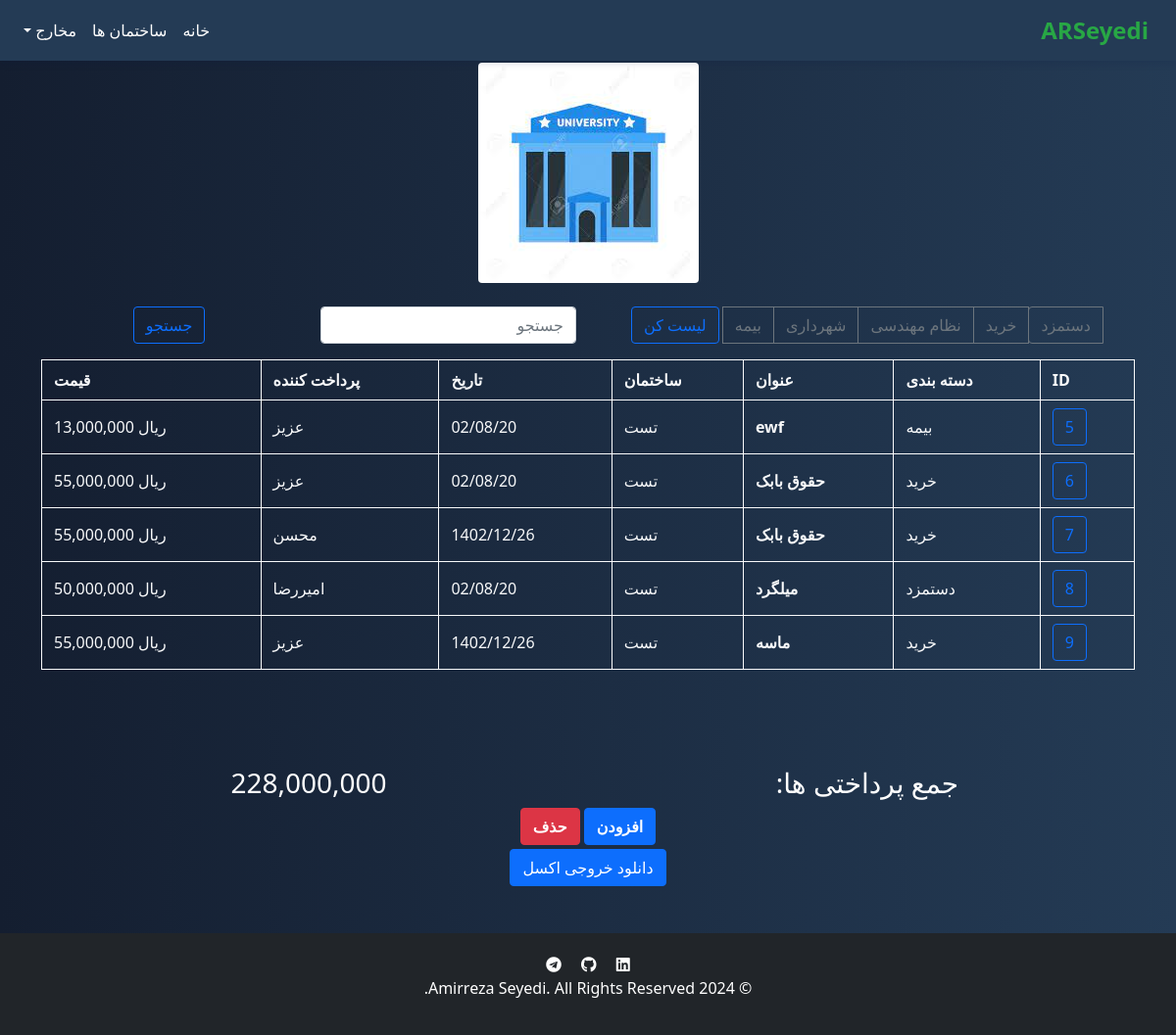
/building/buildings/3/, run on the app's committed database.
### building/models.py (models this page shows, shortened)
class Building(models.Model):
    id = models.AutoField(primary_key=True, unique=True)
    title = models.CharField(max_length=255, null=False)
    address = models.CharField(max_length=255, null=False)
    floor = models.IntegerField(null=False, default=1)
    area = models.FloatField(null=False, default=0)
    licence = models.CharField(max_length=10, null=False)
    image = models.ImageField(upload_to='course', null=True, blank=True)
    def __str__(self):
        return self.title
    class Meta:
        ordering = ['area']

class Spent(models.Model):
    id = models.AutoField(primary_key=True, unique=True)
    category = models.CharField(max_length=255, blank=False, null=False)
    subject = models.CharField(max_length=255, blank=False, null=False)
    building = models.CharField(max_length=255, blank=False, null=False)
    date = models.CharField(max_length=5, blank=False, null=False)
    payer = models.CharField(max_length=255, blank=False, null=False)
    price = models.IntegerField(blank=False, null=False)
    class Meta:
        ordering = ['id']

### building/views.py (the view)
# urls.py: path("buildings/<int:pk>/", views.building_info, name="building_info"),
def building_info(request, pk):
    buildings = Building.objects.all()
    buildings_pk = Building.objects.get(pk=pk)
    spent_pk = Spent.objects.filter(building=buildings_pk)
    total_price = Spent.objects.filter(building=buildings_pk).aggregate(total_price=Sum('price'))
    total_price = list(total_price.values())[0]
    return render(request, 'building_info.html', {'building': buildings_pk,
                                                  'building_spent': list(spent_pk),
                                                  'total_price': total_price,
                                                  'buildings': buildings,
                                                  'building_name': buildings_pk})

### building/templates/building_info.html (shortened to what this page needs)
{% extends "home.html" %}
{% block content %}
{% load humanize %}
<html lang="en" dir="rtl">
<head>
</head>
    <nav class="navbar navbar-expand-lg navbar-dark fixed-top">
        <div class="container-fluid">
            <a class="navbar-brand" href="{% url 'index' %}">ARSeyedi</a>
            <div class="collapse navbar-collapse justify-content-end" id="navbarNav">
                <ul class="navbar-nav">
                    <li class="nav-item">
                        <a class="nav-link" href="{% url 'building_main' %}">خانه</a>
                    </li>
                    <li class="nav-item">
                        <a class="nav-link" href="{% url 'buildings' %}">ساختمان ها</a>
                    </li>
                    <li class="nav-item dropdown">
                      <a class="nav-link dropdown-toggle" href="#" id="navbarDropdown" role="button" data-bs-toggle="dropdown" aria-expanded="false">
                        مخارج
                      </a>
                  </li>
                </ul>
            </div>
        </div>
    </nav>
    <img src="{{ building.image.url }}" class="img-fluid rounded mt-3" alt="hani be">
    <div class="row mt-4">
        <div class="col">
            <form action="{% url 'sorted_spent' %}" method="post">
                <div class="btn-group" role="group" aria-label="Basic radio toggle button group" name="category">
                    <label class="btn btn-outline-secondary" for="salary">دستمزد</label>
                    <label class="btn btn-outline-secondary" for="buy">خرید</label>
                    <label class="btn btn-outline-secondary" for="nezam">نظام مهندسی</label>
                    <label class="btn btn-outline-secondary" for="municipality">شهرداری</label>
                    <label class="btn btn-outline-secondary" for="insurance">بیمه</label>
                </div>
                <button class="btn btn-outline-primary" type="submit">لیست کن</button>
            </form>
        </div>
        <div class="col">
                <form class="form-inline" action="{% url 'search_spent' %}" method="post">
                    <div class="row">
                        <div class="col">
                            <input class="form-control mr-sm-2" type="text" name="search" placeholder="جستجو" aria-label="Search">
                        </div>
                        <div class="col">
                            <button class="btn btn-outline-primary" type="submit">جستجو</button>
                        </div>
                    </div>
                </form>
        </div>
    </div>
    <div class="table-responsive mt-3 vh-100" style="max-height: 400px; overflow-y: auto;">
      <table class="text-light">
          <thead>
                  <tr>
                    <th scope="col">ID</th>
                    <th scope="col">دسته بندی</th>
                    <th scope="col">عنوان</th>
                    <th scope="col">ساختمان</th>
                    <th scope="col">تاریخ</th>
                    <th scope="col">پرداخت کننده</th>
                    <th scope="col">قیمت</th>
                  </tr>
          </thead>
          <tbody>
              {% for item in building_spent %}
                  <tr class="text-light">
                    <td><a class="btn btn-outline-primary" href="{% url 'spent_info' item.id %}">{{item.id}}</a></td>
                    <td>{{item.category}}</td>
                    <td class="fw-bold">{{item.subject}}</td>
                    <td>{{item.building}}</td>
                    <td>{{item.date}}</td>
                    <td>{{item.payer}}</td>
                      <td>ريال {{ item.price|intcomma }}</td>
                  </tr>
              {% endfor %}
          </tbody>
      </table>
    </div>
    <div class="row">
      <h3 class="mt-3 col">جمع پرداختی ها:</h3>
      <h3 class="mt-3 col">{{ total_price|intcomma }}</h3>
    </div>
    <button
    type="button"
    class="btn btn-primary fw-bold animate-text-right"
    data-bs-toggle="modal"
    data-bs-target="#addModal"
    >
      افزودن
    </button>
    <button
    type="button"
    class="btn btn-danger fw-bold animate-text-right"
    data-bs-toggle="modal"
    data-bs-target="#deleteModal"
    >
      حذف
    </button>
    <br>
        <form class="mt-1" action="{% url 'generate_excel' %}" method="post">
            <button class="btn btn-primary" type="submit">دانلود خروجی اکسل</button>
        </form>
{% endblock %}

### static/css/styles.css (style rules this page uses)
.navbar { background-color: #243b55; }
.navbar-brand { font-size: 1.5rem; font-weight: bold; color: #28a745 !important; }
.navbar-nav .nav-link { color: white !important; }
.navbar.fixed-top { box-shadow: 0 4px 6px rgba(0, 22, 68, 0.1); }

### building/templates/building_info.html (style rules this page uses)
table { width: 100%; border-collapse: collapse; }
th, td { padding: 8px 12px; border: 1px solid; text-align: left; }
thead { top: 0; }

### data on the page
Building: image (picture)
Spent: id "5", category "بیمه", subject "ewf", building "تست", date "02/08/20", payer "عزیز", price "13,000,000"
Spent: id "6", category "خرید", subject "حقوق بابک", building "تست", date "02/08/20", payer "عزیز", price "55,000,000"
Spent: id "7", category "خرید", subject "حقوق بابک", building "تست", date "1402/12/26", payer "محسن", price "55,000,000"
Spent: id "8", category "دستمزد", subject "میلگرد", building "تست", date "02/08/20", payer "امیررضا", price "50,000,000"
Spent: id "9", category "خرید", subject "ماسه", building "تست", date "1402/12/26", payer "عزیز", price "55,000,000"

### other printed values
{{ total_price|intcomma }} "228,000,000"
